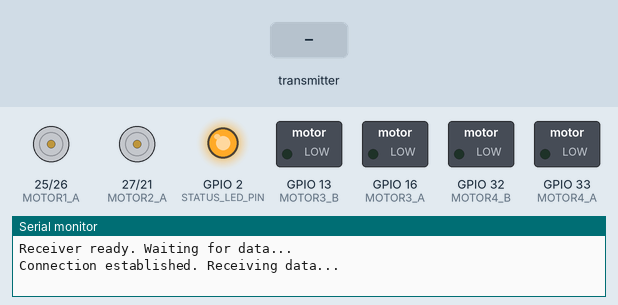
This program was run on a simulated ESP32. Shown: motor-driver pin pairs drawn as motors (green arrow = first pin HIGH = forward, orange = second pin HIGH = backward, longer = more drive), switched loads named in the program (green lamp = pin HIGH), output pins drawn as LEDs (lit = HIGH), the last lines printed to the serial monitor. The inputs (shaded band) are chosen by the test bench.

Above: at 1.2 s.
1.3 s: the transmitter starts sending carX = 1024
At 2.2 s:
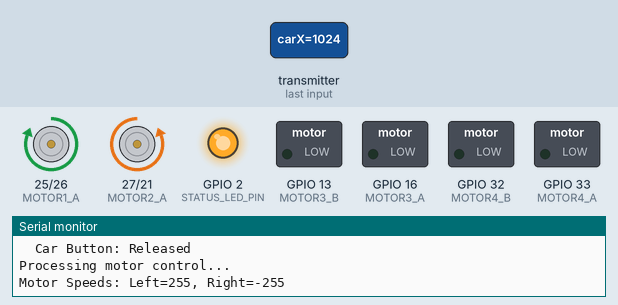
2.8 s: the transmitter starts sending carY = 1024
At 3.3 s:
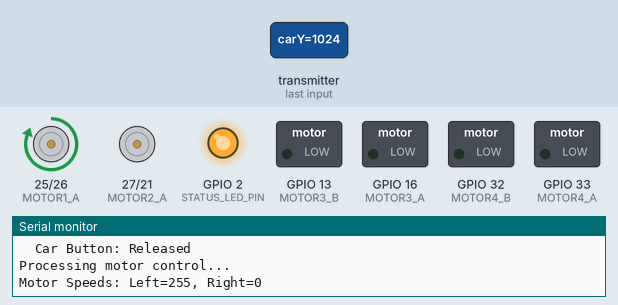
4.3 s: the transmitter starts sending carX = 0
At 5.7 s:
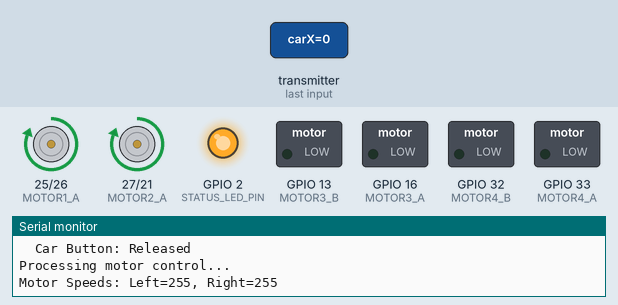
7.8 s: the transmitter starts sending carX = 2048
At 8.3 s:
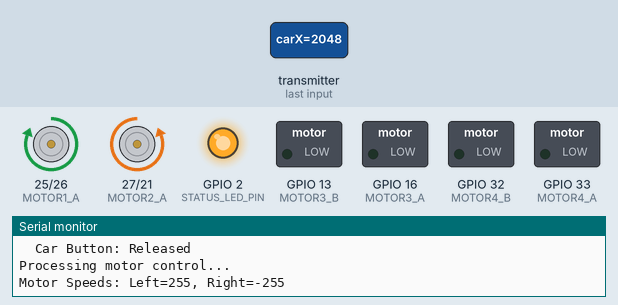
9.3 s: the transmitter starts sending carY = 2048
At 10.7 s:
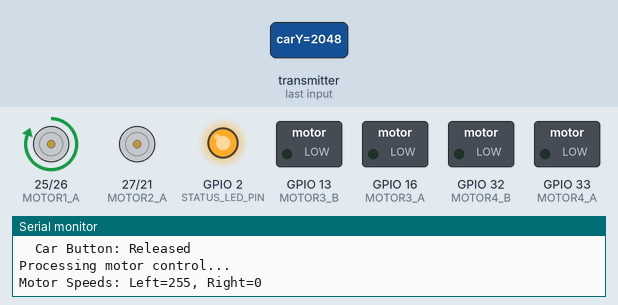
Timing chart, 0 to 11.8 s (numbered marks = the images above; inputs shaded):
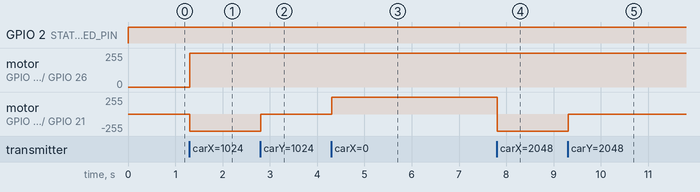

Measured:
- after the input at 1.3 s, GPIO 2 (STATUS_LED_PIN): stays HIGH (without the input it goes to LOW after 0.70 s); motor on GPIO 25 (MOTOR1_A) / GPIO 26 (MOTOR1_B): stopped → forward 255/255 at once; motor on GPIO 27 (MOTOR2_A) / GPIO 21 (MOTOR2_B): stopped → backward 255/255 at once
- after the input at 2.8 s, motor on GPIO 27 (MOTOR2_A) / GPIO 21 (MOTOR2_B): backward 255/255 → stopped at once
- after the input at 4.3 s, motor on GPIO 27 (MOTOR2_A) / GPIO 21 (MOTOR2_B): stopped → forward 255/255 at once
- after the input at 7.8 s, motor on GPIO 27 (MOTOR2_A) / GPIO 21 (MOTOR2_B): forward 255/255 → backward 255/255 at once
- after the input at 9.3 s, motor on GPIO 27 (MOTOR2_A) / GPIO 21 (MOTOR2_B): backward 255/255 → stopped at once

The program:

main.cpp
```cpp
#include <Arduino.h>
#include <WiFi.h>
#include <esp_now.h>

// Define motor control pins for two L9110 motor drivers
const int MOTOR1_A = 25;
const int MOTOR1_B = 26;
const int MOTOR2_A = 27;
const int MOTOR2_B = 21;
const int MOTOR3_A = 16;
const int MOTOR3_B = 13;
const int MOTOR4_A = 33;
const int MOTOR4_B = 32;

// Define LED pin for connection status
const int STATUS_LED_PIN = 2;

// Define PWM range
const int PWM_RANGE = 255;

// Joystick data structure
typedef struct {
    int16_t carX;
    int16_t carY;

    bool carButton;

} JoystickData;

// Create a variable to store the received joystick data
JoystickData joystickData;

// Track connection status
bool isConnected = false;
unsigned long lastDataTime = 0;

// Function to control motor speeds
void controlMotors(int x, int y) {
    int leftSpeed = y + x;
    int rightSpeed = y - x;

    leftSpeed = constrain(leftSpeed, -PWM_RANGE, PWM_RANGE);
    rightSpeed = constrain(rightSpeed, -PWM_RANGE, PWM_RANGE);

    Serial.printf("Motor Speeds: Left=%d, Right=%d\n", leftSpeed, rightSpeed);

    if (leftSpeed > 0) {
        analogWrite(MOTOR1_A, leftSpeed);
        analogWrite(MOTOR1_B, 0);
    } else {
        analogWrite(MOTOR1_A, 0);
        analogWrite(MOTOR1_B, -leftSpeed);
    }

    if (rightSpeed > 0) {
        analogWrite(MOTOR2_A, rightSpeed);
        analogWrite(MOTOR2_B, 0);
    } else {
        analogWrite(MOTOR2_A, 0);
        analogWrite(MOTOR2_B, -rightSpeed);
    }
}

// Function to update connection status
void updateConnectionStatus() {
    unsigned long currentTime = millis();
    if (currentTime - lastDataTime > 2000) {
        if (isConnected) {
            isConnected = false;
            Serial.println("Connection lost. No data received for 2 seconds.");
            digitalWrite(STATUS_LED_PIN, LOW);
        }
    } else if (!isConnected) {
        isConnected = true;
        Serial.println("Connection established. Receiving data...");
        digitalWrite(STATUS_LED_PIN, HIGH);
    }
}

// ESP-NOW data receive callback
void onDataReceived(const uint8_t *mac, const uint8_t *data, int len) {
    if (len == sizeof(JoystickData)) {
        memcpy(&joystickData, data, len);

        // Update the time of the last received data
        lastDataTime = millis();

        // Print received data
        Serial.println("\nReceived Joystick Data:");
        Serial.printf("  Car X-axis: %d\n", joystickData.carX);
        Serial.printf("  Car Y-axis: %d\n", joystickData.carY);

        Serial.printf("  Car Button: %s\n", joystickData.carButton ? "Pressed" : "Released");


        // Control the motors based on received data
        Serial.println("Processing motor control...");
        controlMotors(joystickData.carX, joystickData.carY);
    } else {
        Serial.println("Received data size mismatch. Ignoring data.");
    }
}

void setup() {
    Serial.begin(115200);

    // Initialize motor pins
    pinMode(MOTOR1_A, OUTPUT);
    pinMode(MOTOR1_B, OUTPUT);
    pinMode(MOTOR2_A, OUTPUT);
    pinMode(MOTOR2_B, OUTPUT);
    pinMode(MOTOR3_A, OUTPUT);
    pinMode(MOTOR3_B, OUTPUT);
    pinMode(MOTOR4_A, OUTPUT);
    pinMode(MOTOR4_B, OUTPUT);

    // Set motor pins to LOW
    digitalWrite(MOTOR1_A, LOW);
    digitalWrite(MOTOR1_B, LOW);
    digitalWrite(MOTOR2_A, LOW);
    digitalWrite(MOTOR2_B, LOW);
    digitalWrite(MOTOR3_A, LOW);
    digitalWrite(MOTOR3_B, LOW);
    digitalWrite(MOTOR4_A, LOW);
    digitalWrite(MOTOR4_B, LOW);

    // Initialize the status LED
    pinMode(STATUS_LED_PIN, OUTPUT);
    digitalWrite(STATUS_LED_PIN, LOW);

    // Initialize Wi-Fi in station mode
    WiFi.mode(WIFI_STA);

    // Initialize ESP-NOW
    if (esp_now_init() != ESP_OK) {
        Serial.println("Error initializing ESP-NOW");
        return;
    }

    // Register receive callback
    esp_now_register_recv_cb(onDataReceived);

    Serial.println("Receiver ready. Waiting for data...");
}

void loop() {
    // Update connection status based on the last received data
    updateConnectionStatus();
}
```
